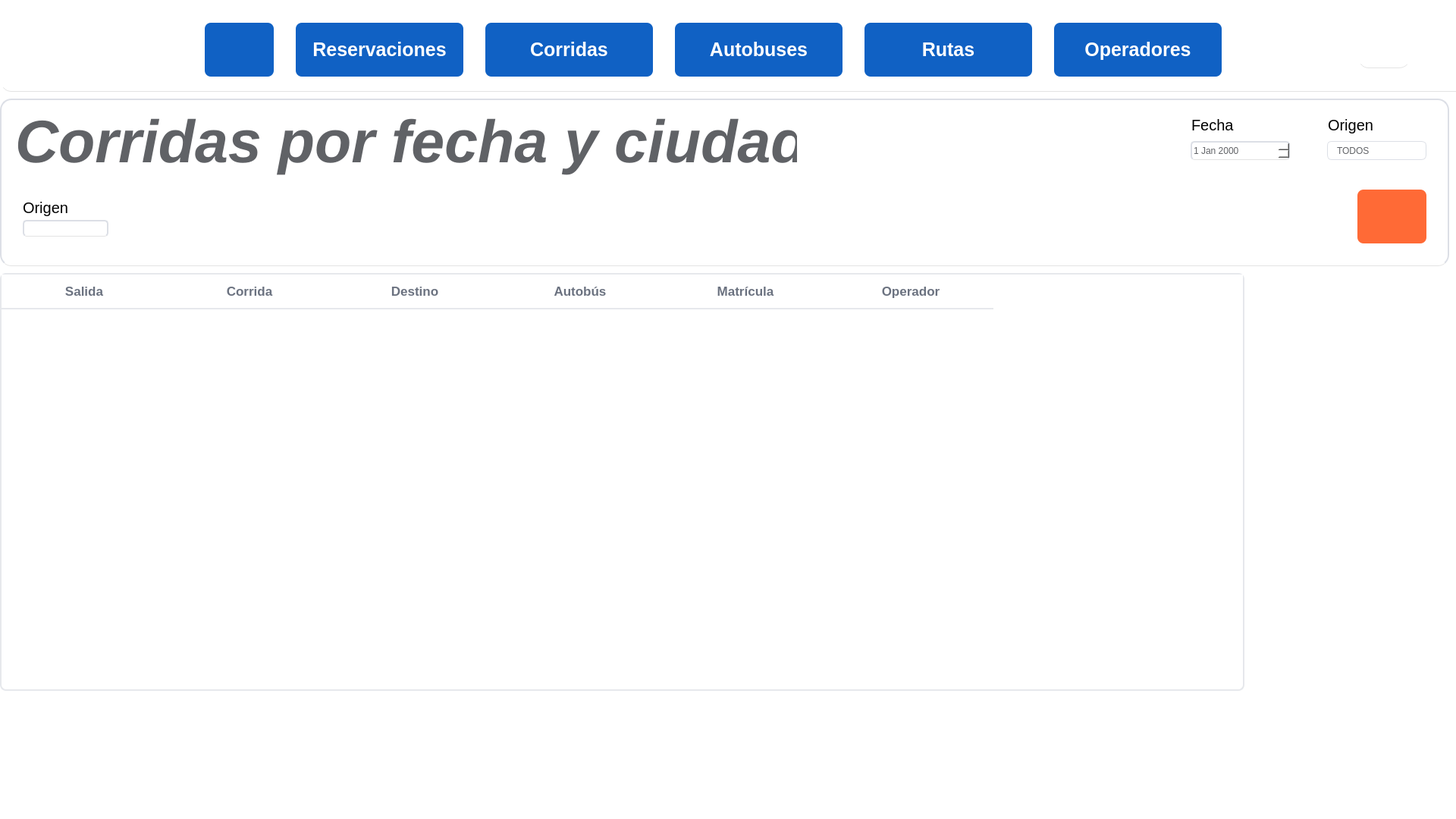
<?xml version="1.0" encoding="UTF-8"?>
<ui version="4.0">
 <class>pantalla_consulta9</class>
 <widget class="QWidget" name="pantalla_consulta9">
  <property name="geometry">
   <rect>
    <x>0</x>
    <y>0</y>
    <width>1920</width>
    <height>1080</height>
   </rect>
  </property>
  <property name="windowTitle">
   <string>Form</string>
  </property>
  <property name="styleSheet">
   <string notr="true">background-color: rgb(255, 255, 255);</string>
  </property>
  <widget class="QWidget" name="header_corridas" native="true">
   <property name="geometry">
    <rect>
     <x>0</x>
     <y>10</y>
     <width>1951</width>
     <height>111</height>
    </rect>
   </property>
   <property name="styleSheet">
    <string notr="true">background-color: rgb(255, 255, 255);
border-radius: 15px;
border-bottom: 1px solid #E3E3E3;</string>
   </property>
   <widget class="QPushButton" name="boton_rutas">
    <property name="geometry">
     <rect>
      <x>1140</x>
      <y>20</y>
      <width>221</width>
      <height>71</height>
     </rect>
    </property>
    <property name="font">
     <font>
      <pointsize>-1</pointsize>
      <bold>true</bold>
     </font>
    </property>
    <property name="styleSheet">
     <string notr="true">QPushButton{
	background: #1061C4;
	color:WHITE;
	border:none;
	border-radius: 8px;
	font-weight: bold;
	font-size:25px;
}

QPushButton:hover {
    background-color: #0D4FAB;    
}

QPushButton:pressed {
    background-color: #0A3F8A;     
}</string>
    </property>
    <property name="text">
     <string>Rutas</string>
    </property>
    <property name="icon">
     <iconset>
      <normaloff>tcn2/tcn2/recursos/recursos_empresa/entrega.png</normaloff>tcn2/tcn2/recursos/recursos_empresa/entrega.png</iconset>
    </property>
    <property name="iconSize">
     <size>
      <width>30</width>
      <height>30</height>
     </size>
    </property>
   </widget>
   <widget class="QPushButton" name="boton_corridas">
    <property name="geometry">
     <rect>
      <x>640</x>
      <y>20</y>
      <width>221</width>
      <height>71</height>
     </rect>
    </property>
    <property name="font">
     <font>
      <pointsize>-1</pointsize>
      <bold>true</bold>
     </font>
    </property>
    <property name="styleSheet">
     <string notr="true">QPushButton{
	background: #1061C4;
	color:WHITE;
	border:none;
	border-radius: 8px;
	font-weight: bold;
	font-size: 25px;
}

QPushButton:hover {
    background-color: #0D4FAB;    
}

QPushButton:pressed {
    background-color: #0A3F8A;     
}</string>
    </property>
    <property name="text">
     <string>Corridas</string>
    </property>
    <property name="icon">
     <iconset>
      <normaloff>tcn2/tcn2/recursos/recursos_empresa/calendario.png</normaloff>tcn2/tcn2/recursos/recursos_empresa/calendario.png</iconset>
    </property>
    <property name="iconSize">
     <size>
      <width>30</width>
      <height>30</height>
     </size>
    </property>
   </widget>
   <widget class="QPushButton" name="boton_operadores">
    <property name="geometry">
     <rect>
      <x>1390</x>
      <y>20</y>
      <width>221</width>
      <height>71</height>
     </rect>
    </property>
    <property name="font">
     <font>
      <pointsize>-1</pointsize>
      <bold>true</bold>
     </font>
    </property>
    <property name="styleSheet">
     <string notr="true">QPushButton{
	background: #1061C4;
	color:WHITE;
	border:none;
	border-radius: 8px;
	font-weight: bold;
	font-size: 25px;
}

QPushButton:hover {
    background-color: #0D4FAB;    
}

QPushButton:pressed {
    background-color: #0A3F8A;     
}</string>
    </property>
    <property name="text">
     <string>Operadores</string>
    </property>
    <property name="icon">
     <iconset>
      <normaloff>tcn2/tcn2/recursos/recursos_empresa/conductor.png</normaloff>tcn2/tcn2/recursos/recursos_empresa/conductor.png</iconset>
    </property>
    <property name="iconSize">
     <size>
      <width>30</width>
      <height>30</height>
     </size>
    </property>
   </widget>
   <widget class="QPushButton" name="boton_autobuses">
    <property name="geometry">
     <rect>
      <x>890</x>
      <y>20</y>
      <width>221</width>
      <height>71</height>
     </rect>
    </property>
    <property name="font">
     <font>
      <pointsize>-1</pointsize>
      <bold>true</bold>
     </font>
    </property>
    <property name="styleSheet">
     <string notr="true">QPushButton{
	background: #1061C4;
	color:WHITE;
	border:none;
	border-radius: 8px;
	font-weight: bold;
	font-size: 25px;
}

QPushButton:hover {
    background-color: #0D4FAB;    
}

QPushButton:pressed {
    background-color: #0A3F8A;     
}</string>
    </property>
    <property name="text">
     <string>Autobuses</string>
    </property>
    <property name="icon">
     <iconset>
      <normaloff>tcn2/tcn2/recursos/recursos_empresa/autobus.png</normaloff>tcn2/tcn2/recursos/recursos_empresa/autobus.png</iconset>
    </property>
    <property name="iconSize">
     <size>
      <width>30</width>
      <height>30</height>
     </size>
    </property>
   </widget>
   <widget class="QPushButton" name="boton_inicio">
    <property name="geometry">
     <rect>
      <x>270</x>
      <y>20</y>
      <width>91</width>
      <height>71</height>
     </rect>
    </property>
    <property name="font">
     <font>
      <pointsize>-1</pointsize>
      <bold>true</bold>
     </font>
    </property>
    <property name="styleSheet">
     <string notr="true">QPushButton{
	background: #1061C4;
	color:WHITE;
	border:none;
	border-radius: 8px;
	font-weight: bold;
	font-size: 25px;
}

QPushButton:hover {
    background-color: #0D4FAB;    
}

QPushButton:pressed {
    background-color: #0A3F8A;     
}</string>
    </property>
    <property name="text">
     <string/>
    </property>
    <property name="icon">
     <iconset>
      <normaloff>tcn2/tcn2/recursos/recursos_empresa/casa-silueta-negra-sin-puerta.png</normaloff>tcn2/tcn2/recursos/recursos_empresa/casa-silueta-negra-sin-puerta.png</iconset>
    </property>
    <property name="iconSize">
     <size>
      <width>30</width>
      <height>30</height>
     </size>
    </property>
   </widget>
   <widget class="QPushButton" name="boton_reservaciones">
    <property name="geometry">
     <rect>
      <x>390</x>
      <y>20</y>
      <width>221</width>
      <height>71</height>
     </rect>
    </property>
    <property name="font">
     <font>
      <pointsize>-1</pointsize>
      <bold>true</bold>
     </font>
    </property>
    <property name="styleSheet">
     <string notr="true">QPushButton{
	background: #1061C4;
	color:WHITE;
	border:none;
	border-radius: 8px;
	font-weight: bold;
	font-size: 25px;
}

QPushButton:hover {
    background-color: #0D4FAB;    
}

QPushButton:pressed {
    background-color: #0A3F8A;     
}</string>
    </property>
    <property name="text">
     <string>Reservaciones</string>
    </property>
    <property name="icon">
     <iconset>
      <normaloff>tcn2/tcn2/recursos/recursos_empresa/boleto.png</normaloff>tcn2/tcn2/recursos/recursos_empresa/boleto.png</iconset>
    </property>
    <property name="iconSize">
     <size>
      <width>30</width>
      <height>30</height>
     </size>
    </property>
   </widget>
   <widget class="QLabel" name="label_4">
    <property name="geometry">
     <rect>
      <x>18</x>
      <y>15</y>
      <width>231</width>
      <height>81</height>
     </rect>
    </property>
    <property name="styleSheet">
     <string notr="true">border: none</string>
    </property>
    <property name="text">
     <string/>
    </property>
    <property name="pixmap">
     <pixmap>tcn2/tcn2/recursos/recursos_empresa/logo.png</pixmap>
    </property>
   </widget>
   <widget class="QLabel" name="label_6">
    <property name="geometry">
     <rect>
      <x>1790</x>
      <y>10</y>
      <width>70</width>
      <height>70</height>
     </rect>
    </property>
    <property name="text">
     <string/>
    </property>
    <property name="pixmap">
     <pixmap>tcn2/tcn2/vista/empresa/recursos/usuario.png</pixmap>
    </property>
    <property name="scaledContents">
     <bool>true</bool>
    </property>
   </widget>
  </widget>
  <widget class="QWidget" name="widget_opfiltro_2" native="true">
   <property name="geometry">
    <rect>
     <x>0</x>
     <y>130</y>
     <width>1911</width>
     <height>221</height>
    </rect>
   </property>
   <property name="styleSheet">
    <string notr="true">background-color: #ffffff;
border: 2px solid #dcdfe6;
border-radius: 15px;
gridline-color: #e0e0e0;
outline: none;
color: #606266;
border-radius: 15px;
border-bottom: 1px solid #E3E3E3;

</string>
   </property>
   <widget class="QLabel" name="corridas_label">
    <property name="geometry">
     <rect>
      <x>20</x>
      <y>10</y>
      <width>1031</width>
      <height>91</height>
     </rect>
    </property>
    <property name="font">
     <font>
      <pointsize>59</pointsize>
      <italic>true</italic>
      <bold>true</bold>
     </font>
    </property>
    <property name="styleSheet">
     <string notr="true">border:none

</string>
    </property>
    <property name="text">
     <string>Corridas por fecha y ciudad</string>
    </property>
    <property name="alignment">
     <set>Qt::AlignmentFlag::AlignBottom|Qt::AlignmentFlag::AlignLeading|Qt::AlignmentFlag::AlignLeft</set>
    </property>
   </widget>
   <widget class="QComboBox" name="comboBox_filtroDestinoCorr">
    <property name="geometry">
     <rect>
      <x>1750</x>
      <y>56</y>
      <width>131</width>
      <height>25</height>
     </rect>
    </property>
    <property name="styleSheet">
     <string notr="true">QComboBox {
    background-color: #ffffff;
    border: 1px solid #dcdfe6;
    border-radius: 6px;
    padding: 6px 12px;
    font-size: 12px;
    color: #606266;
    min-height: 10px;
}

QComboBox:hover {
    border-color: #c0c4cc;
}

QComboBox:focus {
    border-color: #409eff;
}

QComboBox::drop-down {
    border: none;
    width: 25px;
}

QComboBox::down-arrow {
    image: none;
    border-left: 4px solid transparent;
    border-right: 4px solid transparent;
    border-top: 4px solid #909399;
}

QComboBox QAbstractItemView {
    border: 1px solid #dcdfe6;
    border-radius: 6px;
    background-color: white;
    outline: none;
    selection-background-color: #409eff;
    selection-color: white;
}</string>
    </property>
    <item>
     <property name="text">
      <string>TODOS</string>
     </property>
    </item>
    <item>
     <property name="text">
      <string>Ensenada</string>
     </property>
    </item>
    <item>
     <property name="text">
      <string>Mexicali</string>
     </property>
    </item>
    <item>
     <property name="text">
      <string>San Felipe</string>
     </property>
    </item>
    <item>
     <property name="text">
      <string>San Quintín</string>
     </property>
    </item>
    <item>
     <property name="text">
      <string>Tecate</string>
     </property>
    </item>
    <item>
     <property name="text">
      <string>Tijuana</string>
     </property>
    </item>
   </widget>
   <widget class="QLabel" name="label_2">
    <property name="geometry">
     <rect>
      <x>1571</x>
      <y>21</y>
      <width>61</width>
      <height>27</height>
     </rect>
    </property>
    <property name="font">
     <font>
      <pointsize>15</pointsize>
     </font>
    </property>
    <property name="styleSheet">
     <string notr="true">color: black;
border: none;
</string>
    </property>
    <property name="text">
     <string>Fecha</string>
    </property>
   </widget>
   <widget class="QLabel" name="label_3">
    <property name="geometry">
     <rect>
      <x>1751</x>
      <y>21</y>
      <width>71</width>
      <height>27</height>
     </rect>
    </property>
    <property name="font">
     <font>
      <pointsize>15</pointsize>
     </font>
    </property>
    <property name="styleSheet">
     <string notr="true">color: black;
border: none;</string>
    </property>
    <property name="text">
     <string>Origen</string>
    </property>
   </widget>
   <widget class="QDateEdit" name="dateEdit">
    <property name="geometry">
     <rect>
      <x>1570</x>
      <y>56</y>
      <width>131</width>
      <height>25</height>
     </rect>
    </property>
    <property name="styleSheet">
     <string notr="true">QDateEdit{
	border-radius:5px;
}</string>
    </property>
   </widget>
   <widget class="QLabel" name="label_5">
    <property name="geometry">
     <rect>
      <x>30</x>
      <y>130</y>
      <width>71</width>
      <height>27</height>
     </rect>
    </property>
    <property name="font">
     <font>
      <pointsize>15</pointsize>
     </font>
    </property>
    <property name="styleSheet">
     <string notr="true">color: black;
border: none;</string>
    </property>
    <property name="text">
     <string>Origen</string>
    </property>
   </widget>
   <widget class="QLineEdit" name="lineEdit_origen">
    <property name="geometry">
     <rect>
      <x>30</x>
      <y>160</y>
      <width>113</width>
      <height>22</height>
     </rect>
    </property>
    <property name="styleSheet">
     <string notr="true">QLineEdit{
	border-radius:5px;
}</string>
    </property>
    <property name="text">
     <string/>
    </property>
   </widget>
   <widget class="QPushButton" name="boton_inicio_2">
    <property name="geometry">
     <rect>
      <x>1790</x>
      <y>120</y>
      <width>91</width>
      <height>71</height>
     </rect>
    </property>
    <property name="font">
     <font>
      <pointsize>-1</pointsize>
      <bold>true</bold>
     </font>
    </property>
    <property name="styleSheet">
     <string notr="true">QPushButton{
	background: #FF6A36;
	color:WHITE;
	border:none;
	border-radius: 8px;
	font-weight: bold;
	font-size: 25px;
}

QPushButton:hover {
    background-color: #E85F30;   /* Naranja más oscuro */
}

QPushButton:pressed {
    background-color: #CC532A;   /* Más oscuro para click */
}</string>
    </property>
    <property name="text">
     <string/>
    </property>
    <property name="icon">
     <iconset>
      <normaloff>tcn2/tcn2/recursos/recursos_empresa/volver.png</normaloff>tcn2/tcn2/recursos/recursos_empresa/volver.png</iconset>
    </property>
    <property name="iconSize">
     <size>
      <width>30</width>
      <height>30</height>
     </size>
    </property>
   </widget>
  </widget>
  <widget class="QTableWidget" name="QtableWidget_corridas">
   <property name="geometry">
    <rect>
     <x>0</x>
     <y>360</y>
     <width>1641</width>
     <height>551</height>
    </rect>
   </property>
   <property name="font">
    <font>
     <pointsize>-1</pointsize>
     <bold>true</bold>
    </font>
   </property>
   <property name="layoutDirection">
    <enum>Qt::LayoutDirection::LeftToRight</enum>
   </property>
   <property name="styleSheet">
    <string notr="true">QTableView {
    background: #ffffff;
    border: 2px solid #e6e8ec;
    border-radius: 8px;
    gridline-color: #f1f1f3;
    selection-background-color: #e8f0fe;
    selection-color: #1a1a1a;
    font-size: 15px;
    color: #333;
    alternate-background-color: #fafbff;
    show-grid: false;
	
}

QTableView::item {
    padding: 8px 12px;
    border: 0px;
	text-align: center;
}

QTableView::item:hover {
    background: #f5f8ff;
}

QTableView::item:selected {
    background: #e2edff;
    color: #1a1a1a;
}

QHeaderView::section {
    background: #ffffff;
    color: #6b7280;
    padding: 10px 12px;
    border: 0;
    border-bottom: 2px solid #e6e8ec;
    font-size: 17px;
    font-weight: 600;
}

QHeaderView::section:hover {
    background: #f7f9fc;
}

QHeaderView {
    background: #ffffff;
    border: 0;
}

QTableView::indicator {
    width: 18px;
    height: 18px;
}

QHeaderView::section:first {
    border-top-left-radius: 15px;
}

QHeaderView::section:last {
    border-top-right-radius: 15px;
}

QScrollBar:vertical {
    background: transparent;
    width: 10px;
    margin: 0px;
}

QScrollBar::handle:vertical {
    background: #cfd3da;
    min-height: 25px;
    border-radius: 5px;
}

QScrollBar::handle:vertical:hover {
    background: #b5bac4;
}

QScrollBar::add-line,
QScrollBar::sub-line {
    background: none;
    height: 0px;
}
</string>
   </property>
   <property name="horizontalScrollBarPolicy">
    <enum>Qt::ScrollBarPolicy::ScrollBarAlwaysOff</enum>
   </property>
   <property name="sizeAdjustPolicy">
    <enum>QAbstractScrollArea::SizeAdjustPolicy::AdjustIgnored</enum>
   </property>
   <attribute name="horizontalHeaderVisible">
    <bool>true</bool>
   </attribute>
   <attribute name="horizontalHeaderCascadingSectionResizes">
    <bool>true</bool>
   </attribute>
   <attribute name="horizontalHeaderDefaultSectionSize">
    <number>218</number>
   </attribute>
   <attribute name="horizontalHeaderHighlightSections">
    <bool>false</bool>
   </attribute>
   <attribute name="verticalHeaderCascadingSectionResizes">
    <bool>true</bool>
   </attribute>
   <column>
    <property name="text">
     <string>Salida</string>
    </property>
    <property name="font">
     <font>
      <bold>true</bold>
     </font>
    </property>
   </column>
   <column>
    <property name="text">
     <string>Corrida</string>
    </property>
    <property name="font">
     <font>
      <bold>true</bold>
     </font>
    </property>
   </column>
   <column>
    <property name="text">
     <string>Destino</string>
    </property>
    <property name="font">
     <font>
      <bold>true</bold>
     </font>
    </property>
   </column>
   <column>
    <property name="text">
     <string>Autobús</string>
    </property>
    <property name="font">
     <font>
      <bold>true</bold>
     </font>
    </property>
   </column>
   <column>
    <property name="text">
     <string>Matrícula</string>
    </property>
    <property name="font">
     <font>
      <bold>true</bold>
     </font>
    </property>
   </column>
   <column>
    <property name="text">
     <string>Operador</string>
    </property>
    <property name="font">
     <font>
      <bold>true</bold>
     </font>
    </property>
   </column>
  </widget>
 </widget>
 <resources/>
 <connections/>
</ui>
